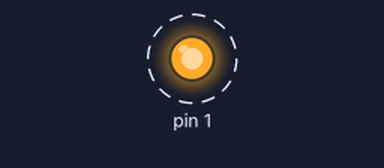
Recording of a sketch running on a simulated Arduino Uno, built with avr-gcc and run on an emulated ATmega328P. Parts: output pins drawn as LEDs (lit = HIGH). Dashed ring = blinking.

Above: at 0.2 s.
Timing chart, 0 to 3.0 s (numbered marks = the images above):
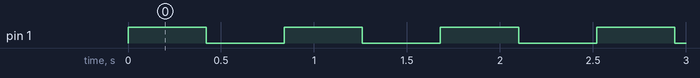

The sketch:

led-blinker.ino
```cpp
void setup() {
  pinMode(1, OUTPUT);
}

void loop() {
  digitalWrite(1, HIGH);
  delay(420);
  digitalWrite(1, LOW);
  delay(420);
}
```

Measured:
- by itself, pin 1: alternates HIGH for 0.42 s and LOW for 0.42 s
